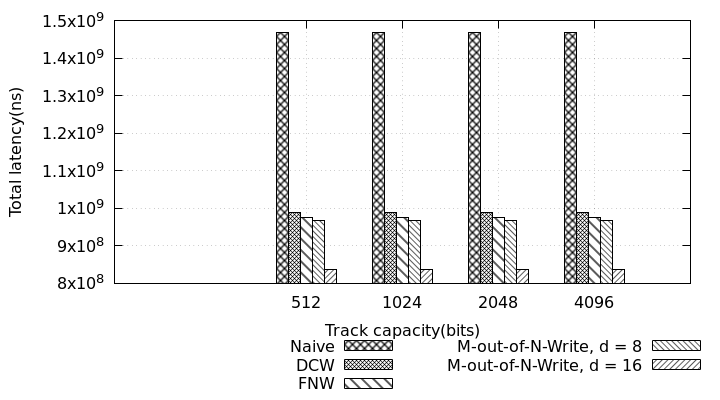

The script that saved this image:
reset
set ytics 
set xtics
set key under
set ylabel 'Total latency(ns)' 
set xlabel 'Track capacity(bits)'

set term png enhanced font 'arial,12'
set terminal pngcairo size 720,400

set grid
set style data histogram
set style fill solid
set style histogram clustered gap 3 title offset character 0,0,0
set boxwidth 1 relative

set output 'latency.png'

plot [:][:1500000000]'../information/latency(ns).txt' \
using 2:xtic(1) with histogram fs p 1 lt rgb "black" title 'Naive', \
'' using 3:xtic(1) with histogram fs p 2 lt rgb "black" title 'DCW'  , \
'' using 4:xtic(1) with histogram fs p 4 lt rgb "black" title 'FNW'  , \
'' using 5:xtic(1) with histogram fs p 6 lt rgb "black" title 'M-out-of-N-Write, d = 8'  , \
'' using 6:xtic(1) with histogram fs p 7 lt rgb "black" title 'M-out-of-N-Write, d = 16'  , \
